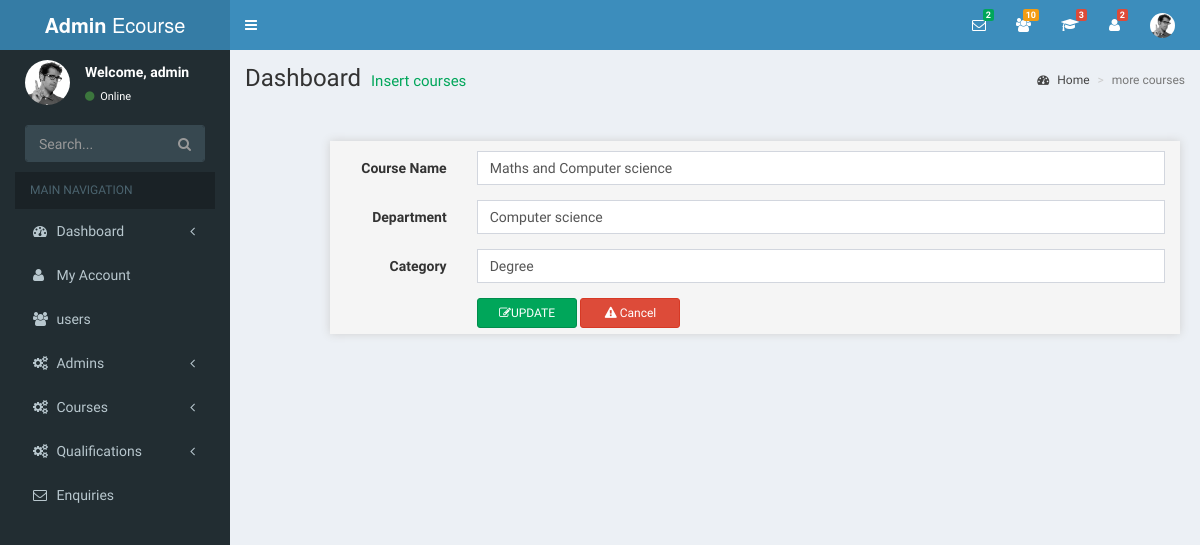
Page /admin/edit_course.php?edit_id=27 on the earlier database version.
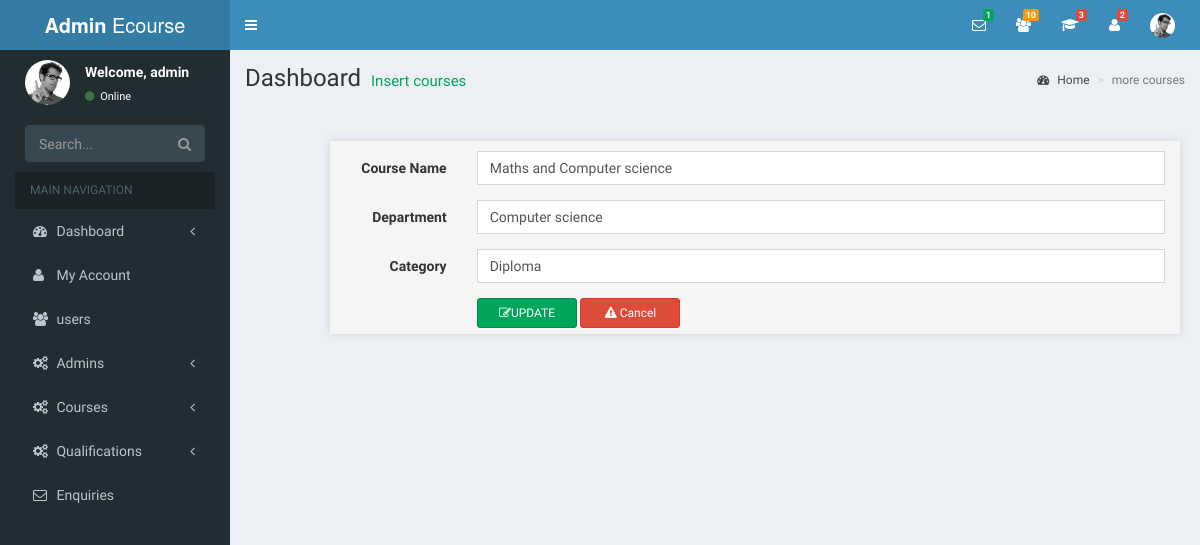
Same page on the later database version.
### tables this page shows
CREATE TABLE IF NOT EXISTS `courses` (
  `id` int(10) NOT NULL AUTO_INCREMENT,
  `name` varchar(100) NOT NULL,
  `department` varchar(100) NOT NULL,
  `category` varchar(100) NOT NULL,
  PRIMARY KEY (`id`)
);

### admin/edit_course.php (the view, shortened to what the changed rows need)
<?php
include_once 'includes/dbconfig.php';
if(isset($_GET['edit_id']))
{
 $sql_query="SELECT * FROM courses WHERE id=".$_GET['edit_id'];
 $result_set=mysql_query($sql_query);
 $fetched_row=mysql_fetch_array($result_set);
}
  ?>
<?php
  require('layout/sidebar.php')
?>
  <div class="content-wrapper">
    <section class="content-header">
      <h1>
        Dashboard
        <small>Insert courses</small>
      </h1>
    </section>
     <div class="insert_course_outer">
          <div class="insert-course" id="settings">
                <form  action="" method="POST" class="form-horizontal insert-course_inner">
                      <div class="form-group">
                        <div class="col-sm-10">
                          <input type="text" class="form-control" name="name" value="<?php echo $fetched_row['name']; ?>" required>
                        </div>
                      </div>
                       <div class="form-group">
                        <div class="col-sm-10">
                          <input type="text" class="form-control" name="department"  value="<?php echo $fetched_row['department']; ?>"required>
                        </div>
                      </div>
                      <div class="form-group">
                        <div class="col-sm-10">
                          <input type="text" class="form-control" name="category" value="<?php echo $fetched_row['category']; ?>" required>
                        </div>
                      </div>
                      </div>
              </div>
          </div>
  </div>
  <?php
  require('layout/footer.php')
   ?>

### admin/layout/sidebar.php (shortened to what the changed rows need)
<?php
 include_once 'includes/dbconfig.php';
?>
<!DOCTYPE html>
<html>
<head>
  <link rel="stylesheet" href="bootstrap/css/bootstrap.min.css">
  <link rel="stylesheet" href="assets/css/dataTables.bootstrap.css">
  <link rel="stylesheet" href="font-awesome/css/font-awesome.min.css">
  <link rel="stylesheet" href="bootstrap/css/ionicons.min.css">
  <link rel="stylesheet" href="dist/css/AdminLTE.css">
  <link rel="stylesheet" href="dist/css/skins/_all-skins.min.css">
  <link rel="stylesheet" href="plugins/iCheck/flat/green.css">
  <link rel="stylesheet" href="plugins/morris/morris.css">
  <link rel="stylesheet" href="plugins/jvectormap/jquery-jvectormap-1.2.2.css">
  <link rel="stylesheet" href="plugins/datepicker/datepicker3.css">
  <link rel="stylesheet" href="plugins/daterangepicker/daterangepicker-bs3.css">
  <link rel="stylesheet" href="plugins/bootstrap-wysihtml5/bootstrap3-wysihtml5.min.css">
</head>
<body class="hold-transition skin-blue sidebar-mini">
<div class="wrapper">
  <header class="main-header">
    <nav class="navbar navbar-static-top" role="navigation">
      <div class="navbar-custom-menu">
        <ul class="nav navbar-nav">
          <li class="messages-menu">
              <a href="messages.php" class="enquiries">
                  <i class="fa fa-envelope-o" title="messages to read"></i>
                  <span class="label label-success">
                      <?php
                          $result = mysql_query("SELECT * FROM enquiries WHERE status='unread'", $db);
                          $num_rows = mysql_num_rows($result);
                          echo "$num_rows";
                       ?>
                   </span>
               </a>
          </li>
        </ul>
      </div>
    </nav>
  </header>

Differences in the rows shown:
changed courses "Maths and Computer science": category "Degree" → "Diploma"
Other differences:
$num_rows: "2" → "1"
